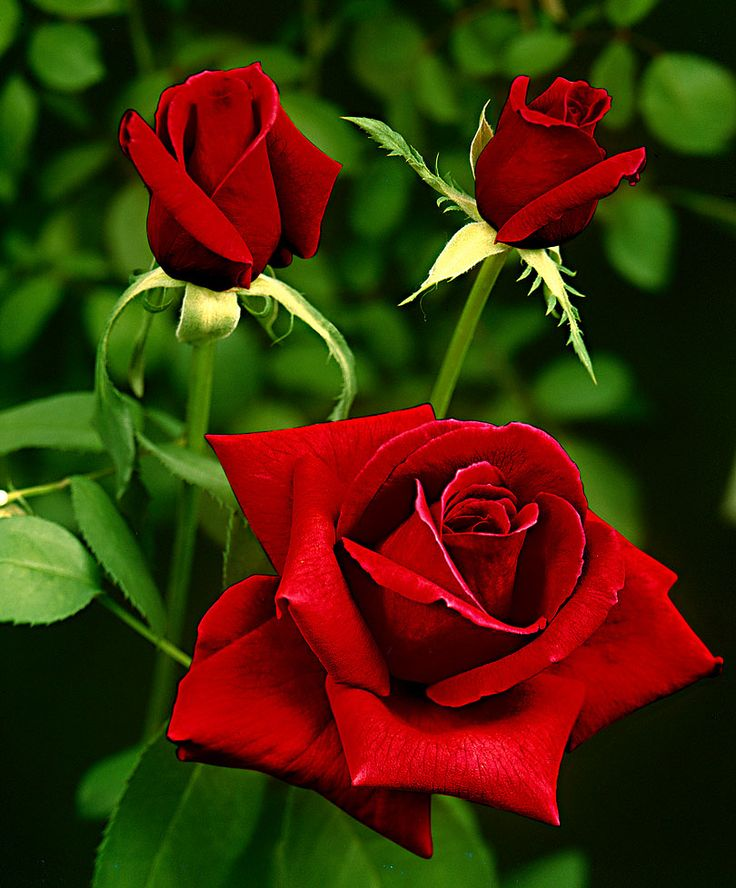
#> input picture MyProject/ProduceDataSet/Images/rose.jpg, 736 x 888 px; its folder holds only this picture in this run
$ python run.py   (older library calls are emulated)
#> lines starting #> are read from the running program, lines starting #| are printed output that depends on the picture
### MyProject/ProduceDataSet/getData.py
from feaAlg import *
import os


"""
get feature
"""
def getFea(img,layers):
    refImg = cv2.resize(img,(500,500))
    nr_superpixels = int(150)
    nc = int(100)
    step = int((refImg.shape[0]*refImg.shape[1]/nr_superpixels)**0.5)
    refSLIC = SLIC(refImg,step,nc)
    refSLIC.generateSuperPixels()
#    print(refSLIC.clusters)
#    refSLIC.displayContours((0,0,0))
#    cv2.imwrite("img3.jpg",refSLIC.img)


    #get the piece of super pixel
    numberLayer = len(layers)
    AllRefPixelWithLaters=[]
    AllTarPixelWithLayers=[]
    maxClusterWithLayers=[]
    for i in range(0,numberLayer):
        # print(layers[i])
        maxCluster, AllRefPixel = refSLIC.MakeSmallImage(layers[i])
        AllTarPixel = refSLIC.MakeSmallGreyImg(layers[i])
        AllRefPixelWithLaters.append(AllRefPixel)
        AllTarPixelWithLayers.append(AllTarPixel)
        maxClusterWithLayers.append(maxCluster/layers[i])
        print(1)

    return maxClusterWithLayers, AllRefPixelWithLaters, AllTarPixelWithLayers


"""
Get the list of Images
"""
def get_imlist(path):

    return [os.path.join(path, f) for f in os.listdir(path) if f.endswith('.jpg')]


"""
Produce the Data Set
"""
def getDataSet(path):
#> called with path = 'Images'
    imlist = get_imlist(path)
    numData = len(imlist)

    DataRefSet = []
    DataTarSet = []
    layers = [1,2,4]
    for i in range(0,numData):
        Img = cv2.imread(imlist[i])
#> Img is the input picture: shape (888, 736, 3); mean B, G, R 7.8, 43.4, 66.2
        maxCluster, AllRefPixel, AllTarPixel = getFea(Img,layers)
#> in getFea, `refImg = cv2.resize(img,(500,500))`:
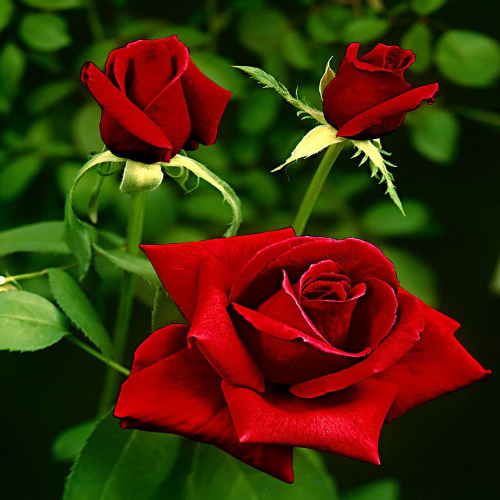
#> refImg: shape (500, 500, 3); mean B, G, R 7.7, 43.3, 66.1
        DataRefSet.append(AllRefPixel)
        DataTarSet.append(AllTarPixel)

    return maxCluster,DataRefSet, DataTarSet

### MyProject/ProduceDataSet/feaAlg.py
import cv2
import sys
import numpy as np
import time
import math

class SLIC:
    def __init__(self, img, step, nc):
#> called with step = 40, nc = 100
        self.img = img
        self.greyImg = cv2.cvtColor(self.img, cv2.COLOR_BGR2GRAY)
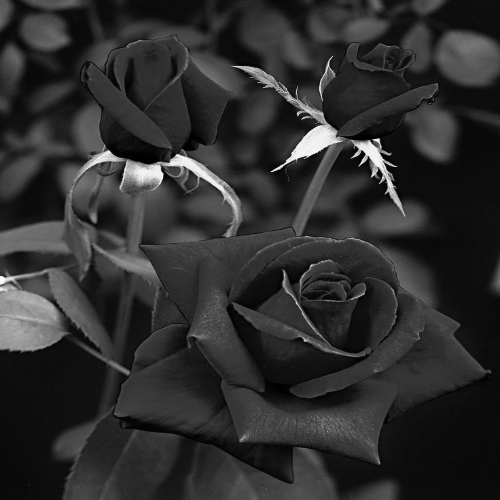
#> self.greyImg: shape (500, 500); min 0, max 253, mean 46
        self.height, self.width = img.shape[:2]
#> self.height = 500; self.width = 500
        self._convertToLAB()
        self.step = step
        #maximum color distance
        self.nc = nc
        #maximum spatial distance
        self.ns = step
        self.FLT_MAX = 1000000
        self.ITERATIONS = 10

    def _convertToLAB(self):
        try:
            import cv2
            self.labimg = cv2.cvtColor(self.img, cv2.COLOR_BGR2LAB).astype(np.float64)
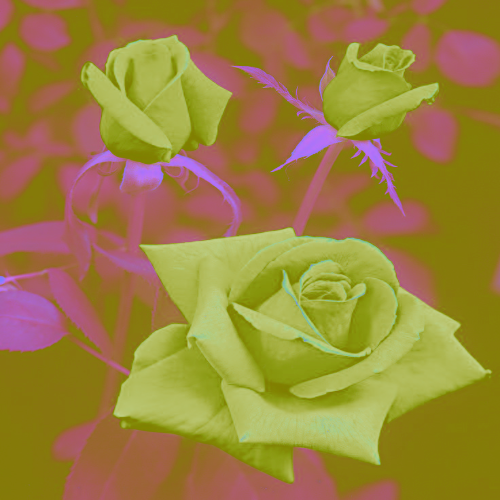
#> self.labimg: shape (500, 500, 3) float64; mean B, G, R 61.1, 130.4, 156.1
        except ImportError:
            self.labimg = np.copy(self.img)
            #Y.shape is (n,m), so Y.shape[0] means number of row
            for i in range(self.labimg.shape[0]):
                for j in range(self.labimg.shape[1]):
                    rgb = self.labimg[i, j]
                    self.labimg[i, j] = self._rgb2lab(tuple(reversed(rgb)))

    # [51 lines left out: function _rgb2lab, not called in this run]

    def generateSuperPixels(self):
        self._initData()
#> after the loop in _initData, `for i in range(self.step, self.width - int(self.step/2), self.step):`: centers = 121 items, first 6: [119, 90, 175, 40, 41], [9, 122, 133, 39, 81], [60, 101, 159, 41, 120], [77, 100, 164, 39, 160], [9, 122, 133, 39, 199], [128, 92, 176, 39, 239]
#> in _initData, `self.center_counts = np.zeros(len(centers))`: self.center_counts = 121 values from 0 to 0
#> in _initData, `self.centers = np.array(centers)`: self.centers = 121 rows, first 6: [119, 90, 175, 40, 41], [9, 122, 133, 39, 81], [60, 101, 159, 41, 120], [77, 100, 164, 39, 160], [9, 122, 133, 39, 199], [128, 92, 176, 39, 239]
        #np.mgrid returns a dense multi-dimensional "meshgrid"
        #swapaxes(axis1,axis2) interchange two axes of an arrays
        indnp = np.mgrid[0:self.height,0:self.width].swapaxes(0,2).swapaxes(0,1)
        for i in range(self.ITERATIONS):
            self.distances = self.FLT_MAX * np.ones(self.img.shape[:2])
            for j in range(self.centers.shape[0]):
                xlow, xhigh = int(self.centers[j][3] - self.step), int(self.centers[j][3] + self.step)
                ylow, yhigh = int(self.centers[j][4] - self.step), int(self.centers[j][4] + self.step)

                if xlow <= 0:
                    xlow = 0
                if xhigh > self.width:
                    xhigh = self.width
                if ylow <=0:
                    ylow = 0
                if yhigh > self.height:
                    yhigh = self.height

                cropimg = self.labimg[ylow : yhigh , xlow : xhigh]
                colordiff = cropimg - self.labimg[int(self.centers[j][4]), int(self.centers[j][3])]
                colorDist = np.sqrt(np.sum(np.square(colordiff), axis=2))

                yy, xx = np.ogrid[ylow : yhigh, xlow : xhigh]
                pixdist = ((yy-self.centers[j][4])**2 + (xx-self.centers[j][3])**2)**0.5
                dist = ((colorDist/self.nc)**2 + (pixdist/self.ns)**2)**0.5

                distanceCrop = self.distances[ylow : yhigh, xlow : xhigh]
                idx = dist < distanceCrop
                distanceCrop[idx] = dist[idx]
                self.distances[ylow : yhigh, xlow : xhigh] = distanceCrop
                #wtf is this since cluster is 2D matrix why can add [idx]
                self.clusters[ylow : yhigh, xlow : xhigh][idx] = j


            for k in range(len(self.centers)):
                idx = (self.clusters == k)
                colornp = self.labimg[idx]
                distnp = indnp[idx]
                self.centers[k][0:3] = np.sum(colornp, axis=0)
                sumy, sumx = np.sum(distnp, axis=0)
                self.centers[k][3:] = sumx, sumy
                self.centers[k] /= np.sum(idx)
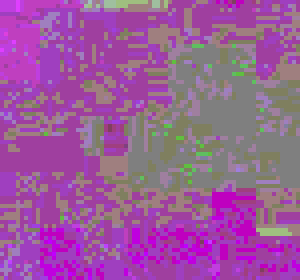
#> colordiff: shape (70, 75, 3) float64 (shown 4 times larger); mean B, G, R 0.878, -1.17, 0.863; drawn with min black and max white
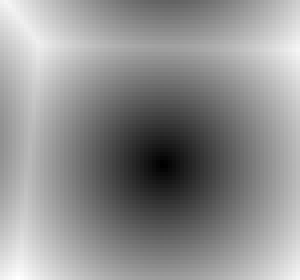
#> distanceCrop: shape (70, 75) float64 (shown 4 times larger); min 0.0112, max 1.15, mean 0.653; drawn with min black and max white
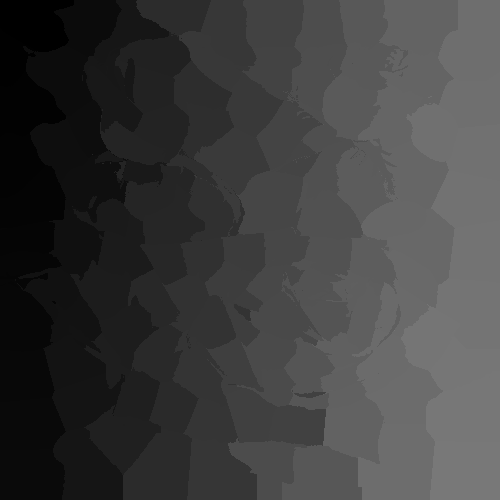
#> self.clusters: shape (500, 500) float64; min 0, max 120, mean 62.1
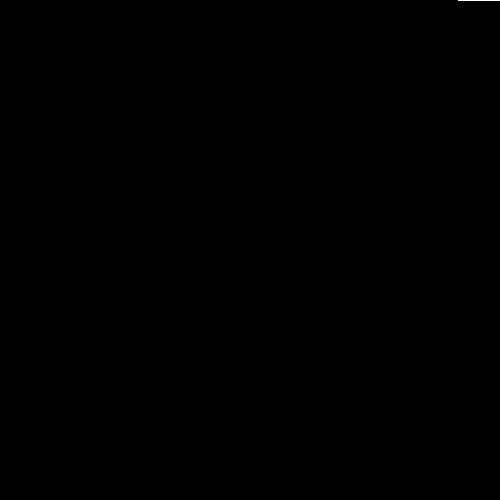
#> self.distances: shape (500, 500) float64; min 0.00227, max 1000000, mean 168.6; drawn with min black and max white
#> after the loop, self.centers = 121 rows, first 6: [80.83, 98.38, 163.4, 34.58, 22.35], [68.72, 100.2, 159.5, 11.78, 59], [37.73, 107.6, 147.7, 26.36, 106.9], [76.65, 95.77, 164, 17, 162.9], [20.82, 113.7, 139.3, 34.17, 201.4], [129.1, 93.09, 172.7, 26.92, 239.8]


    def _initData(self):
        #img.shape[:2] only show the height and width of image
        self.clusters = -1 * np.ones(self.img.shape[:2])
        self.distances = self.FLT_MAX * np.ones(self.img.shape[:2])

        centers = []
        for i in range(self.step, self.width - int(self.step/2), self.step):
            for j in range(self.step, self.height - int(self.step/2), self.step):

                nc = self._findLocalMinimum(center=(i, j))
                color = self.labimg[nc[1], nc[0]]
                center = [color[0], color[1], color[2], nc[0], nc[1]]
                centers.append(center)
        self.center_counts = np.zeros(len(centers))
        self.centers = np.array(centers)


    # [23 lines left out: function displayContours, not called in this run]

    def _findLocalMinimum(self, center):
        min_grad = self.FLT_MAX
        loc_min = center
        for i in range(center[0] - 1, center[0] + 2):
            for j in range(center[1] - 1, center[1] + 2):
                c1 = self.labimg[j+1, i]
                c2 = self.labimg[j, i+1]
                c3 = self.labimg[j, i]
                if ((c1[0] - c3[0])**2)**0.5 + ((c2[0] - c3[0])**2)**0.5 < min_grad:
                    min_grad = abs(c1[0] - c3[0]) + abs(c2[0] - c3[0])
                    loc_min = [i, j]
        return loc_min

    def MakeSmallImage(self,layer):
        n,m = self.img.shape[0:2]

        clusterNumber = self.clusters.reshape(n*m,1)
        maxCluster = int(max(clusterNumber))
        layer = int(layer)
        # print(maxCluster,layer)


        centers = []
        for i in range(0,maxCluster,layer):
            interCenter = 0
            for j in range(0,layer):
                interCenter = interCenter + self.centers[i+j]
            interCenter = interCenter/layer
            centers.append(interCenter)
        maxCluster = maxCluster/layer
        clusterNumber = clusterNumber/layer
        clusterNumber = [math.floor(i) for i in clusterNumber]


        allpixel = []
        for j in range(0,int(maxCluster)):
            superPixelPiece = 255*np.ones((n,m,3), np.int8)
            superPixelPiece1 = 255*np.ones((2*layer*self.step,2*layer*self.step,3), np.int8)

            for i in range(0,n*m):
                if clusterNumber[i] == j:
                    superPixelPiece[math.floor(i/m),int(i%m)] = self.img[math.floor(i/m),int(i%m)]


            xlow = int(centers[j][4]) - layer*self.step
            xhigh = int(centers[j][4]) + layer*self.step
            ylow = int(centers[j][3]) - layer*self.step
            yhigh = int(centers[j][3]) + layer*self.step

            if xlow <= 0:
                xlow = 0
            if xhigh > self.width:
                xhigh = self.width
            if ylow <=0:
                ylow = 0
            if yhigh > self.height:
                yhigh = self.height

            superPixelPiece1[0:(xhigh-xlow),0:(yhigh-ylow)]= superPixelPiece[xlow:xhigh, ylow:yhigh]
            maxRow, maxCol = superPixelPiece1.shape[0:2]
            if maxRow < 2*layer*self.step:
                superPixelPiece1[maxRow:(2*layer*self.step+1),:]=[255,255,255]
            if maxCol < 2*self.step*layer:
                superPixelPiece1[:,maxCol:(2*layer*self.step+1)] =[255,255,255]
            allpixel.append(superPixelPiece1)

        return maxCluster, allpixel


    def MakeSmallGreyImg(self,layer):
        n,m = self.greyImg.shape[0:2]

        clusterNumber = self.clusters.reshape(n*m,1)
        maxCluster = int(max(clusterNumber))
        layer = int(layer)


        centers = []
        for i in range(0,maxCluster,layer):
            interCenter = 0
            for j in range(0,layer):
                interCenter = interCenter + self.centers[i+j]
            interCenter = interCenter/layer
            centers.append(interCenter)
        maxCluster = maxCluster/layer
        clusterNumber = clusterNumber/layer
        clusterNumber = [math.floor(i) for i in clusterNumber]


        allpixel = []
        for j in range(0,int(maxCluster)):
            superPixelPiece = 255*np.ones((n,m,3), np.int8)
            superPixelPiece1 = 255*np.ones((2*layer*self.step,2*layer*self.step,3), np.int8)

            for i in range(0,n*m):
                if clusterNumber[i] == j:
                    superPixelPiece[math.floor(i/m),int(i%m)] = self.greyImg[math.floor(i/m),int(i%m)]


            xlow = int(centers[j][4]) - layer*self.step
            xhigh = int(centers[j][4]) + layer*self.step
            ylow = int(centers[j][3]) - layer*self.step
            yhigh = int(centers[j][3]) + layer*self.step

            if xlow <= 0:
                xlow = 0
            if xhigh > self.width:
                xhigh = self.width
            if ylow <=0:
                ylow = 0
            if yhigh > self.height:
                yhigh = self.height

            superPixelPiece1[0:(xhigh-xlow),0:(yhigh-ylow)]= superPixelPiece[xlow:xhigh, ylow:yhigh]
            maxRow, maxCol = superPixelPiece1.shape[0:2]
            if maxRow < 2*layer*self.step:
                superPixelPiece1[maxRow:(2*layer*self.step+1),:]=[255,255,255]
            if maxCol < 2*self.step*layer:
                superPixelPiece1[:,maxCol:(2*layer*self.step+1)] =[255,255,255]
            allpixel.append(superPixelPiece1)
        return allpixel

### MyProject/ProduceDataSet/run.py
from getData import *
from scipy import io

#Change all image into 500*500
#number of cluster = 120
#dimenstion of Superpixel = 80*80


#data structure of DataColor and DataGrey
#first dimention: Color or Grey
#second dimention: which pitures
#third dimention: which layers
#forth dimention: which superpixels

#data structure of maxCluster
#number of maxCluster in layer:1,2,3

path="Images"
maxCluster, DataColorSet, DataGreySet = getDataSet(path)
#> the loop in getFea, `for i in range(0,numberLayer):` made 3 passes
#> after the loop in getFea, `for i in range(0,numberLayer):`: AllRefPixelWithLaters = 3 items; maxClusterWithLayers = [120, 30, 7.5]
#> in getDataSet, `maxCluster, AllRefPixel, AllTarPixel = getFea(Img,layers)`: AllRefPixel = 3 items
#> maxCluster = [120, 30, 7.5]; DataColorSet = 1 item; DataGreySet = 1 item
data={'Color':DataColorSet, 'Grey':DataGreySet, 'maxClustLayer':maxCluster}
io.savemat('Data.mat',data)
